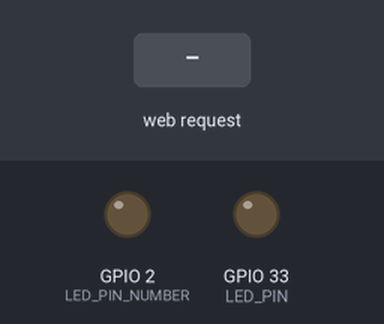
The sketch below on a simulated ESP32. On the bench: output pins drawn as LEDs (lit = HIGH). Inputs (shaded band) come from the test bench. What the sketch prints to the serial monitor is not drawn.

Above: at 1.2 s.
1.3 s: HTTP request GET /close received
At 2.5 s:
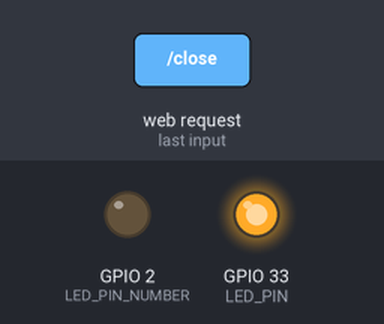
2.8 s: HTTP request GET /open received
At 3.6 s:
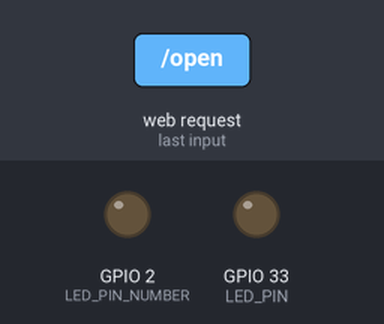
Timing chart, 0 to 5.8 s (numbered marks = the images above; inputs shaded):
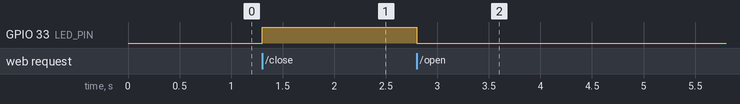

The sketch:

main.ino
```cpp
#include <WiFi.h>

#define LED_PIN_NUMBER 2
#define AP_SSID "103灯"
#define AP_PSSWORD "103abcabc.."
#include <WebServer.h>
#define LED_PIN 33

WebServer  server(80);

void responseIndex() {
  server.send(200, "text/html", "<!DOCTYPE html><html lang='en'><head> <meta charset='UTF-8'><meta http-equiv='X-UA-Compatible' content='IE=edge'> <meta name='viewport' content='width=device-width, initial-scale=1.0'><title>103门禁</title></head><body> <a href='/open'>开门</a> <a href='/close'>关门</a></body></html>");
}
void httpOpen() {
   digitalWrite(LED_PIN,LOW);
  server.send(200, "text/html", "ok");

}

void httpClose() {

  server.send(200, "text/html", "ok");
  digitalWrite(LED_PIN,HIGH);
}

void setup() {
  Serial.begin(115200);
  Serial.println("");
   WiFi.mode(WIFI_AP);
  pinMode(LED_PIN_NUMBER, OUTPUT);


  pinMode(LED_PIN, OUTPUT);
  server.on("/", responseIndex);
  server.on("/open", httpOpen);
  server.on("/close", httpClose);
  server.begin();
  WiFi.softAP(AP_SSID, AP_PSSWORD);
  Serial.println("start.....");
  IPAddress myIP = WiFi.softAPIP();
  Serial.println(myIP);
}


void loop() {
  server.handleClient();
 }
```

Measured:
- after the input at 1.3 s, GPIO 33 (LED_PIN): LOW → HIGH at once
- after the input at 2.8 s, GPIO 33 (LED_PIN): HIGH → LOW at once
